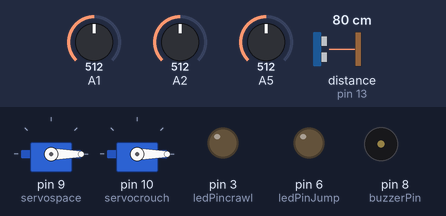
Bench run of a sketch on a simulated Arduino Uno, built with avr-gcc and run on an emulated ATmega328P. Shown: 2 × servo, output pins drawn as LEDs (lit = HIGH), buzzer (waves = sounding). Wiring (inferred from the names in the program): ultrasonic range finder: trigger pin 12; echo pin 13. Dashed ring = blinking. Inputs (shaded band) come from the test bench; at power-on: distance to the obstacle (sensor on pin 13) 80 cm, A2 = 512, A1 = 512, A5 = 512. The echo pulse lasts 58.3 µs per cm; pins used as bus, display or sensor lines are not drawn; what the sketch prints to the serial monitor is not drawn.

Above: at 1.2 s.
1.3 s: distance to the obstacle (sensor on pin 13) set to 34 cm
4.3 s: distance to the obstacle (sensor on pin 13) set to 28 cm
At 5.3 s:
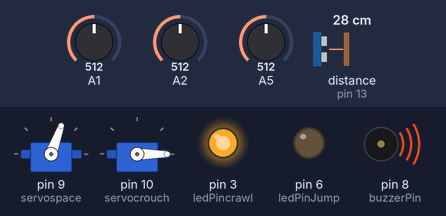
7.3 s: A2 set to 589
10.3 s: A2 set to 614
At 10.9 s:
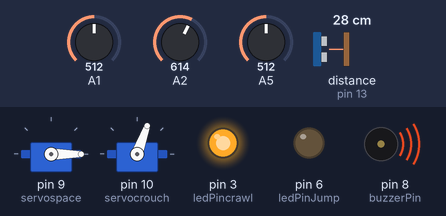
13.3 s: A1 set to 64
16.3 s: A1 set to 53
At 16.46 s:
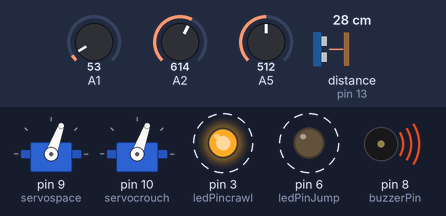
Timing chart, 0 to 20.3 s (numbered marks = the images above; inputs shaded):
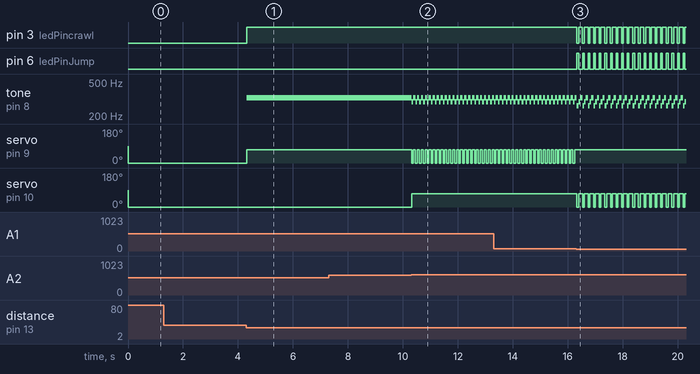

Measured:
- the behaviour switches between 31 and 30 cm on distance to the obstacle (sensor on pin 13) (found by bisection; images 0 and 1)
- the behaviour switches between 600 and 601 on A2 (found by bisection; images 1 and 2)
- the behaviour switches between 60 and 59 on A1 (found by bisection; images 2 and 3)
- after the input at 1.3 s, every drawn part: stays the same
- after the input at 4.3 s, pin 3 (ledPincrawl): LOW → HIGH at once; tone on pin 8 (buzzerPin): silent → 329 Hz at once; servo on pin 9 (servospace): 0° → 70° at once
- after the input at 10.3 s, tone on pin 8 (buzzerPin): alternates 329 Hz for 0.08 s and 293 Hz for 0.06 s, starting at once; servo on pin 9 (servospace): alternates 70° for 0.08 s and 0° for 0.06 s, starting at once; servo on pin 10 (servocrouch): 0° → 70° at once
- after the input at 16.3 s, pin 3 (ledPincrawl): alternates HIGH for 0.14 s and LOW for 0.06 s, starting at once; pin 6 (ledPinJump): alternates HIGH for 0.06 s and LOW for 0.14 s, starting at once; servo on pin 9 (servospace): stops changing and stays 70°; servo on pin 10 (servocrouch): alternates 70° for 0.14 s and 0° for 0.06 s, starting at once

The sketch:

playing_dinosaur_version_2.ino
```cpp
#include <Servo.h>
int light1;
int light2;
int triggerpin = 12;
int echopin = 13;
long distance;
long sure;
int delayPot = A5;
int valilk =0;
int gecikme;
int buzzerPin = 8;
int ledPinJump = 6;
int ledPincrawl = 3;
int C = 262; //note for each jumping
int D = 293; // note for each crawling
int E = 329; //note for each using of ultrasonic sensor
Servo servospace;
Servo servocrouch;

void setup() {

  pinMode (triggerpin, OUTPUT);
  pinMode (echopin , INPUT);
  pinMode(ledPincrawl, OUTPUT);
  pinMode(ledPinJump, OUTPUT);
  servospace.attach(9);
  servocrouch.attach(10);
  Serial.begin(9600);

}


void loop() {
  light1 = analogRead(A1);
  light2 = analogRead(A2);

  digitalWrite(triggerpin , LOW);
  delayMicroseconds(5);
  digitalWrite(triggerpin , HIGH);
  delayMicroseconds(10);
  digitalWrite(triggerpin , LOW);
  sure = pulseIn(echopin, HIGH);
  distance = sure /29.1/2;
    servospace.write(0);
  servocrouch.write(0);

  int val = analogRead(A5);
  val= map(val,0,1023,1,5);
  if(val!= valilk){
    if (val==1){
      gecikme = 80;}
    else if (val==2){
      gecikme = 75;}
    else if (val==3){
      gecikme = 60;}
    else if (val ==4){
      gecikme= 45;}
  else if (val== 5){
      gecikme = 30;}
  }

  //Serial.print ("LDR_1: "); Serial.print(light1);
  //Serial.print ("  -_-_-_-  ");
  //Serial.print ("LDR_2: ");Serial.println(light2);
  Serial.print("jumping delay: ");
  Serial.println(gecikme);


  if(light1<60) {
    servospace.write(70);
    digitalWrite(ledPinJump, HIGH);
    tone(buzzerPin,C);
    delay(gecikme);
    noTone(buzzerPin);
    digitalWrite(ledPinJump, LOW);
     }
    else {
      servospace.write(0);
      }

      if(light2>600) {
    servocrouch.write(70);
    digitalWrite(ledPincrawl, HIGH);
    tone(buzzerPin,D);
    delay(gecikme);
    noTone(buzzerPin);
    digitalWrite(ledPincrawl, LOW);
    }
     else{
      servocrouch.write(0);
      }


     if (distance <30 )
     {
        servospace.write(70);
        tone(buzzerPin,E);
        digitalWrite(ledPincrawl, HIGH);
        delay(80);
        servospace.write(0);
        noTone(buzzerPin);
        digitalWrite(ledPincrawl, LOW);
            }
    else{
      servospace.write(0);
      }
}
```
